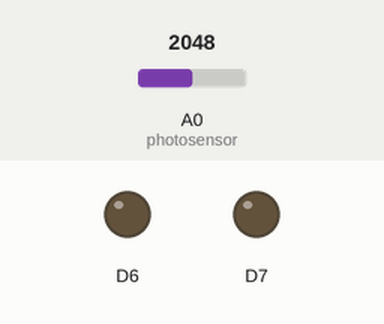
This sketch was run on a simulated Particle Photon. On the bench: output pins drawn as LEDs (lit = HIGH). The test bench sets the inputs (shaded band); at power-on: A0 (photosensor) = 2048.

Above: at 10.8 s.
10.9 s: A0 (photosensor) set to 54
21.2 s: A0 (photosensor) set to 44
At 30.7 s:
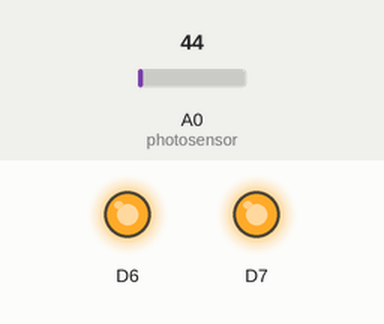
31.5 s: A0 (photosensor) set to 491
At 41.3 s:
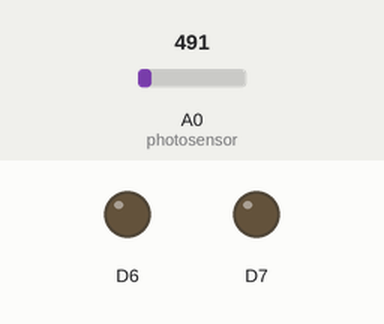
41.6 s: A0 (photosensor) set to 10
At 51.0 s:
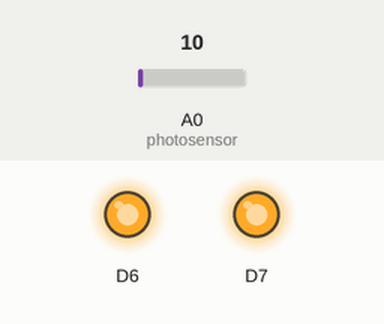
Timing chart, 0 to 52.5 s (numbered marks = the images above; inputs shaded):
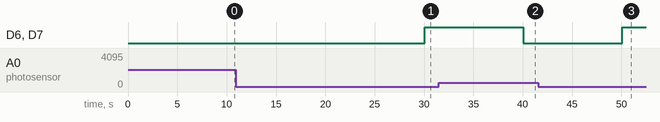

Measured:
- the behaviour switches between 50 and 49 on A0 (photosensor) (found by bisection; images 0 and 1)
- after the input at 10.9 s, every drawn part: stays the same
- after the input at 21.2 s, D6, D7: LOW → HIGH after 8.9 s
- after the input at 31.5 s, D6, D7: HIGH → LOW after 8.6 s
- after the input at 41.6 s, D6, D7: LOW → HIGH after 8.5 s

The sketch:

lightdatahandler.ino
```cpp
int photosensor = A0;//light sensor connected to A0


// Declaring variables
int analogvalue;
char light[30];


void setup() {

	Serial.begin();

    pinMode(D6, OUTPUT);
    pinMode(D7, OUTPUT);

	//Particle.variable("AnalogData", analogvalue);

    Particle.variable("Light", light);

    Particle.subscribe("hook-response/light", myHandler, MY_DEVICES);
}
void myHandler(const char *event, const char *data) {

}

void loop() {

    //Reading light value
	analogvalue = analogRead(photosensor);
	//Converting light value into string for particle.publish()
    sprintf(light,"%d", analogvalue);

    if (analogvalue < 50)
    {
        digitalWrite(D6, HIGH);
        digitalWrite(D7, HIGH);
    }
    else
    {
        digitalWrite(D6, LOW);
        digitalWrite(D7, LOW);
    }


    //Publishing to thinkspeak
	Particle.publish("light", light, PRIVATE);


	delay(10000);
}
```
